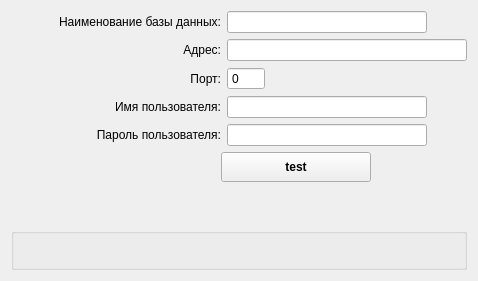
       <widget class="QWidget" name="tabDB">
        <attribute name="title">
         <string>База данных</string>
        </attribute>
        <layout class="QGridLayout" name="gridLayout_2">
         <item row="0" column="0">
          <layout class="QVBoxLayout" name="verticalLayout_2">
           <item>
            <layout class="QHBoxLayout" name="horizontalLayout_2">
             <item>
              <widget class="QLabel" name="label_2">
               <property name="sizePolicy">
                <sizepolicy hsizetype="Fixed" vsizetype="Preferred">
                 <horstretch>0</horstretch>
                 <verstretch>0</verstretch>
                </sizepolicy>
               </property>
               <property name="minimumSize">
                <size>
                 <width>210</width>
                 <height>0</height>
                </size>
               </property>
               <property name="maximumSize">
                <size>
                 <width>210</width>
                 <height>16777215</height>
                </size>
               </property>
               <property name="text">
                <string>Наименование базы данных:</string>
               </property>
               <property name="alignment">
                <set>Qt::AlignRight|Qt::AlignTrailing|Qt::AlignVCenter</set>
               </property>
              </widget>
             </item>
             <item>
              <widget class="QLineEdit" name="lineEdit_sA_dbname">
               <property name="sizePolicy">
                <sizepolicy hsizetype="Fixed" vsizetype="Fixed">
                 <horstretch>0</horstretch>
                 <verstretch>0</verstretch>
                </sizepolicy>
               </property>
               <property name="minimumSize">
                <size>
                 <width>200</width>
                 <height>0</height>
                </size>
               </property>
               <property name="maximumSize">
                <size>
                 <width>200</width>
                 <height>16777215</height>
                </size>
               </property>
              </widget>
             </item>
             <item>
              <spacer name="horizontalSpacer_2">
               <property name="orientation">
                <enum>Qt::Horizontal</enum>
               </property>
               <property name="sizeHint" stdset="0">
                <size>
                 <width>40</width>
                 <height>20</height>
                </size>
               </property>
              </spacer>
             </item>
            </layout>
           </item>
           <item>
            <layout class="QHBoxLayout" name="horizontalLayout_3">
             <item>
              <widget class="QLabel" name="label_3">
               <property name="sizePolicy">
                <sizepolicy hsizetype="Fixed" vsizetype="Preferred">
                 <horstretch>0</horstretch>
                 <verstretch>0</verstretch>
                </sizepolicy>
               </property>
               <property name="minimumSize">
                <size>
                 <width>210</width>
                 <height>0</height>
                </size>
               </property>
               <property name="maximumSize">
                <size>
                 <width>210</width>
                 <height>16777215</height>
                </size>
               </property>
               <property name="text">
                <string>Адрес:</string>
               </property>
               <property name="alignment">
                <set>Qt::AlignRight|Qt::AlignTrailing|Qt::AlignVCenter</set>
               </property>
              </widget>
             </item>
             <item>
              <widget class="QLineEdit" name="lineEdit_sA_host">
               <property name="sizePolicy">
                <sizepolicy hsizetype="Preferred" vsizetype="Fixed">
                 <horstretch>0</horstretch>
                 <verstretch>0</verstretch>
                </sizepolicy>
               </property>
               <property name="minimumSize">
                <size>
                 <width>0</width>
                 <height>0</height>
                </size>
               </property>
              </widget>
             </item>
            </layout>
           </item>
           <item>
            <layout class="QHBoxLayout" name="horizontalLayout_4">
             <item>
              <widget class="QLabel" name="label_4">
               <property name="sizePolicy">
                <sizepolicy hsizetype="Fixed" vsizetype="Preferred">
                 <horstretch>0</horstretch>
                 <verstretch>0</verstretch>
                </sizepolicy>
               </property>
               <property name="minimumSize">
                <size>
                 <width>210</width>
                 <height>0</height>
                </size>
               </property>
               <property name="maximumSize">
                <size>
                 <width>210</width>
                 <height>16777215</height>
                </size>
               </property>
               <property name="text">
                <string>Порт:</string>
               </property>
               <property name="alignment">
                <set>Qt::AlignRight|Qt::AlignTrailing|Qt::AlignVCenter</set>
               </property>
              </widget>
             </item>
             <item>
              <widget class="QSpinBox" name="spinBox_sA_port">
               <property name="sizePolicy">
                <sizepolicy hsizetype="Fixed" vsizetype="Fixed">
                 <horstretch>0</horstretch>
                 <verstretch>0</verstretch>
                </sizepolicy>
               </property>
               <property name="buttonSymbols">
                <enum>QAbstractSpinBox::NoButtons</enum>
               </property>
               <property name="minimum">
                <number>0</number>
               </property>
               <property name="maximum">
                <number>9999</number>
               </property>
               <property name="value">
                <number>0</number>
               </property>
              </widget>
             </item>
             <item>
              <spacer name="horizontalSpacer_3">
               <property name="orientation">
                <enum>Qt::Horizontal</enum>
               </property>
               <property name="sizeHint" stdset="0">
                <size>
                 <width>40</width>
                 <height>20</height>
                </size>
               </property>
              </spacer>
             </item>
            </layout>
           </item>
           <item>
            <layout class="QHBoxLayout" name="horizontalLayout_5">
             <item>
              <widget class="QLabel" name="label_5">
               <property name="sizePolicy">
                <sizepolicy hsizetype="Fixed" vsizetype="Preferred">
                 <horstretch>0</horstretch>
                 <verstretch>0</verstretch>
                </sizepolicy>
               </property>
               <property name="minimumSize">
                <size>
                 <width>210</width>
                 <height>0</height>
                </size>
               </property>
               <property name="maximumSize">
                <size>
                 <width>210</width>
                 <height>16777215</height>
                </size>
               </property>
               <property name="text">
                <string>Имя пользователя:</string>
               </property>
               <property name="alignment">
                <set>Qt::AlignRight|Qt::AlignTrailing|Qt::AlignVCenter</set>
               </property>
              </widget>
             </item>
             <item>
              <widget class="QLineEdit" name="lineEdit_sA_username">
               <property name="sizePolicy">
                <sizepolicy hsizetype="Fixed" vsizetype="Fixed">
                 <horstretch>0</horstretch>
                 <verstretch>0</verstretch>
                </sizepolicy>
               </property>
               <property name="minimumSize">
                <size>
                 <width>200</width>
                 <height>0</height>
                </size>
               </property>
               <property name="maximumSize">
                <size>
                 <width>200</width>
                 <height>16777215</height>
                </size>
               </property>
              </widget>
             </item>
             <item>
              <spacer name="horizontalSpacer_4">
               <property name="orientation">
                <enum>Qt::Horizontal</enum>
               </property>
               <property name="sizeHint" stdset="0">
                <size>
                 <width>40</width>
                 <height>20</height>
                </size>
               </property>
              </spacer>
             </item>
            </layout>
           </item>
           <item>
            <layout class="QHBoxLayout" name="horizontalLayout_6">
             <item>
              <widget class="QLabel" name="label_6">
               <property name="sizePolicy">
                <sizepolicy hsizetype="Fixed" vsizetype="Preferred">
                 <horstretch>0</horstretch>
                 <verstretch>0</verstretch>
                </sizepolicy>
               </property>
               <property name="minimumSize">
                <size>
                 <width>210</width>
                 <height>0</height>
                </size>
               </property>
               <property name="maximumSize">
                <size>
                 <width>210</width>
                 <height>16777215</height>
                </size>
               </property>
               <property name="text">
                <string>Пароль пользователя:</string>
               </property>
               <property name="alignment">
                <set>Qt::AlignRight|Qt::AlignTrailing|Qt::AlignVCenter</set>
               </property>
              </widget>
             </item>
             <item>
              <widget class="QLineEdit" name="lineEdit_sA_pass">
               <property name="sizePolicy">
                <sizepolicy hsizetype="Fixed" vsizetype="Fixed">
                 <horstretch>0</horstretch>
                 <verstretch>0</verstretch>
                </sizepolicy>
               </property>
               <property name="minimumSize">
                <size>
                 <width>200</width>
                 <height>0</height>
                </size>
               </property>
               <property name="maximumSize">
                <size>
                 <width>200</width>
                 <height>16777215</height>
                </size>
               </property>
              </widget>
             </item>
             <item>
              <spacer name="horizontalSpacer_5">
               <property name="orientation">
                <enum>Qt::Horizontal</enum>
               </property>
               <property name="sizeHint" stdset="0">
                <size>
                 <width>40</width>
                 <height>20</height>
                </size>
               </property>
              </spacer>
             </item>
            </layout>
           </item>
           <item>
            <layout class="QHBoxLayout" name="horizontalLayout_7">
             <item>
              <spacer name="horizontalSpacer_6">
               <property name="orientation">
                <enum>Qt::Horizontal</enum>
               </property>
               <property name="sizeType">
                <enum>QSizePolicy::Fixed</enum>
               </property>
               <property name="sizeHint" stdset="0">
                <size>
                 <width>210</width>
                 <height>20</height>
                </size>
               </property>
              </spacer>
             </item>
             <item>
              <widget class="QPushButton" name="pushButton_test">
               <property name="minimumSize">
                <size>
                 <width>150</width>
                 <height>30</height>
                </size>
               </property>
               <property name="maximumSize">
                <size>
                 <width>150</width>
                 <height>30</height>
                </size>
               </property>
               <property name="font">
                <font>
                 <weight>75</weight>
                 <bold>true</bold>
                </font>
               </property>
               <property name="text">
                <string>test</string>
               </property>
              </widget>
             </item>
             <item>
              <spacer name="horizontalSpacer_7">
               <property name="orientation">
                <enum>Qt::Horizontal</enum>
               </property>
               <property name="sizeHint" stdset="0">
                <size>
                 <width>40</width>
                 <height>20</height>
                </size>
               </property>
              </spacer>
             </item>
            </layout>
           </item>
           <item>
            <spacer name="verticalSpacer">
             <property name="orientation">
              <enum>Qt::Vertical</enum>
             </property>
             <property name="sizeHint" stdset="0">
              <size>
               <width>20</width>
               <height>40</height>
              </size>
             </property>
            </spacer>
           </item>
           <item>
            <widget class="QGroupBox" name="groupBox_messa">
             <property name="title">
              <string/>
             </property>
             <layout class="QGridLayout" name="gridLayout">
              <item row="0" column="0">
               <widget class="QLabel" name="l_message">
                <property name="font">
                 <font>
                  <pointsize>10</pointsize>
                  <weight>50</weight>
                  <bold>false</bold>
                 </font>
                </property>
                <property name="text">
                 <string/>
                </property>
                <property name="scaledContents">
                 <bool>true</bool>
                </property>
                <property name="alignment">
                 <set>Qt::AlignCenter</set>
                </property>
                <property name="wordWrap">
                 <bool>true</bool>
                </property>
               </widget>
              </item>
             </layout>
            </widget>
           </item>
          </layout>
         </item>
        </layout>
       </widget>
